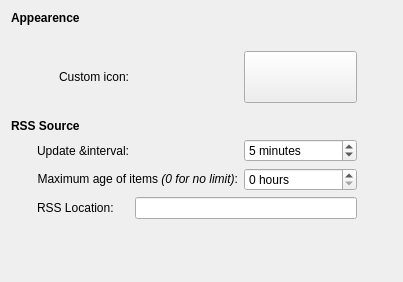
<ui version="4.0" >
 <class>config</class>
 <widget class="QWidget" name="config" >
  <property name="geometry" >
   <rect>
    <x>0</x>
    <y>0</y>
    <width>403</width>
    <height>282</height>
   </rect>
  </property>
  <property name="styleSheet" >
   <string notr="true" />
  </property>
  <layout class="QGridLayout" name="gridLayout" >
   <item row="0" column="0" colspan="3" >
    <widget class="QLabel" name="label" >
     <property name="font" >
      <font>
       <weight>75</weight>
       <bold>true</bold>
      </font>
     </property>
     <property name="text" >
      <string>Appearence</string>
     </property>
    </widget>
   </item>
   <item row="1" column="0" >
    <spacer name="horizontalSpacer" >
     <property name="orientation" >
      <enum>Qt::Horizontal</enum>
     </property>
     <property name="sizeType" >
      <enum>QSizePolicy::Fixed</enum>
     </property>
     <property name="sizeHint" stdset="0" >
      <size>
       <width>20</width>
       <height>20</height>
      </size>
     </property>
    </spacer>
   </item>
   <item row="7" column="1" colspan="3" >
    <widget class="QLabel" name="label_6" >
     <property name="text" >
      <string>Maximum age of items &lt;i>(0 for no limit)&lt;/i>:</string>
     </property>
     <property name="alignment" >
      <set>Qt::AlignRight|Qt::AlignTrailing|Qt::AlignVCenter</set>
     </property>
    </widget>
   </item>
   <item row="7" column="4" >
    <widget class="KIntSpinBox" name="maxAge" >
     <property name="suffix" >
      <string> hours</string>
     </property>
     <property name="maximum" >
      <number>525600</number>
     </property>
    </widget>
   </item>
   <item row="6" column="4" >
    <widget class="KIntSpinBox" name="intervalSpinBox" >
     <property name="suffix" >
      <string> minutes</string>
     </property>
     <property name="minimum" >
      <number>1</number>
     </property>
     <property name="maximum" >
      <number>525600</number>
     </property>
     <property name="value" >
      <number>5</number>
     </property>
    </widget>
   </item>
   <item row="4" column="0" >
    <spacer name="verticalSpacer" >
     <property name="orientation" >
      <enum>Qt::Vertical</enum>
     </property>
     <property name="sizeType" >
      <enum>QSizePolicy::Fixed</enum>
     </property>
     <property name="sizeHint" stdset="0" >
      <size>
       <width>20</width>
       <height>10</height>
      </size>
     </property>
    </spacer>
   </item>
   <item row="6" column="5" >
    <spacer name="horizontalSpacer_2" >
     <property name="orientation" >
      <enum>Qt::Horizontal</enum>
     </property>
     <property name="sizeHint" stdset="0" >
      <size>
       <width>40</width>
       <height>20</height>
      </size>
     </property>
    </spacer>
   </item>
   <item row="5" column="0" colspan="2" >
    <widget class="QLabel" name="label_8" >
     <property name="font" >
      <font>
       <weight>75</weight>
       <bold>true</bold>
      </font>
     </property>
     <property name="text" >
      <string>RSS Source</string>
     </property>
    </widget>
   </item>
   <item row="6" column="1" >
    <widget class="QLabel" name="label_2" >
     <property name="text" >
      <string>Update &amp;interval:</string>
     </property>
     <property name="alignment" >
      <set>Qt::AlignRight|Qt::AlignTrailing|Qt::AlignVCenter</set>
     </property>
    </widget>
   </item>
   <item row="2" column="1" >
    <widget class="QLabel" name="label_2" >
     <property name="sizePolicy" >
      <sizepolicy vsizetype="Expanding" hsizetype="Preferred" >
       <horstretch>0</horstretch>
       <verstretch>0</verstretch>
      </sizepolicy>
     </property>
     <property name="text" >
      <string>Custom icon:</string>
     </property>
     <property name="alignment" >
      <set>Qt::AlignRight|Qt::AlignTrailing|Qt::AlignVCenter</set>
     </property>
    </widget>
   </item>
   <item row="8" column="2" colspan="3" >
    <widget class="QLineEdit" name="feedUrl" />
   </item>
   <item row="8" column="1" >
    <widget class="QLabel" name="label_3" >
     <property name="text" >
      <string>RSS Location:</string>
     </property>
    </widget>
   </item>
   <item row="9" column="1" >
    <spacer name="verticalSpacer_2" >
     <property name="orientation" >
      <enum>Qt::Vertical</enum>
     </property>
     <property name="sizeHint" stdset="0" >
      <size>
       <width>20</width>
       <height>40</height>
      </size>
     </property>
    </spacer>
   </item>
   <item row="2" column="4" >
    <widget class="KIconButton" name="iconbutton" >
     <property name="sizePolicy" >
      <sizepolicy vsizetype="Preferred" hsizetype="Preferred" >
       <horstretch>0</horstretch>
       <verstretch>0</verstretch>
      </sizepolicy>
     </property>
     <property name="iconSize" >
      <number>48</number>
     </property>
    </widget>
   </item>
  </layout>
 </widget>
 <customwidgets>
  <customwidget>
   <class>KIconButton</class>
   <extends>QPushButton</extends>
   <header>kicondialog.h</header>
  </customwidget>
  <customwidget>
   <class>KIntSpinBox</class>
   <extends>QSpinBox</extends>
   <header>knuminput.h</header>
  </customwidget>
 </customwidgets>
 <resources/>
 <connections/>
</ui>
